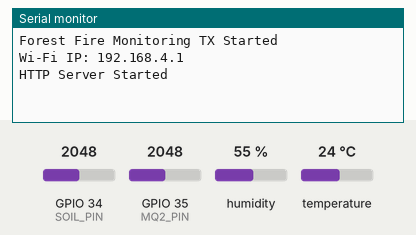
Bench run of a sketch on a simulated ESP32. On the bench: the last lines printed to the serial monitor. The test bench sets the inputs (shaded band); at power-on: humidity 55 %, GPIO 34 (SOIL_PIN) = 2048, GPIO 35 (MQ2_PIN) = 2048, temperature 24 °C.

Above: at 1.2 s.
1.3 s: humidity set to 22 %
At 2.7 s:
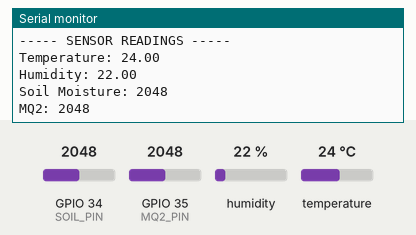
3.5 s: GPIO 34 (SOIL_PIN) set to 1960
At 4.8 s:
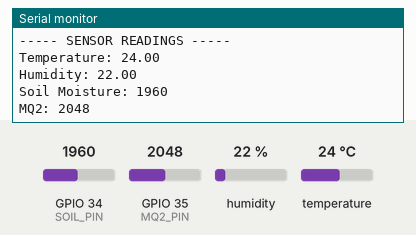
5.0 s: GPIO 35 (MQ2_PIN) set to 1960
At 6.4 s:
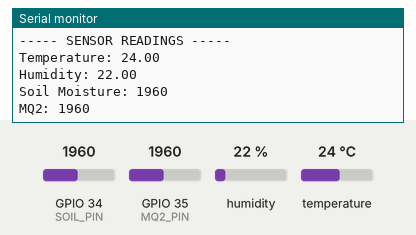
6.5 s: temperature set to 12 °C
8.0 s: GPIO 34 (SOIL_PIN) set to 2040
At 9.2 s:
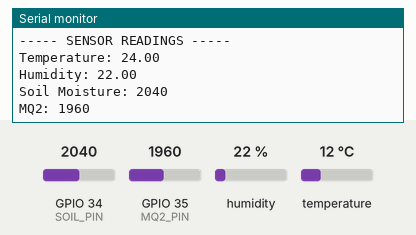
9.5 s: GPIO 35 (MQ2_PIN) set to 2040
At 11.1 s:
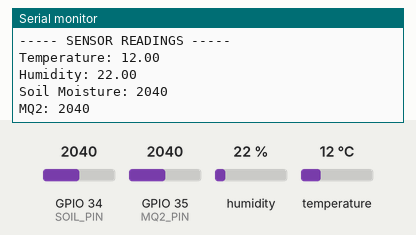
Timing chart, 0 to 12.0 s (numbered marks = the images above; inputs shaded):
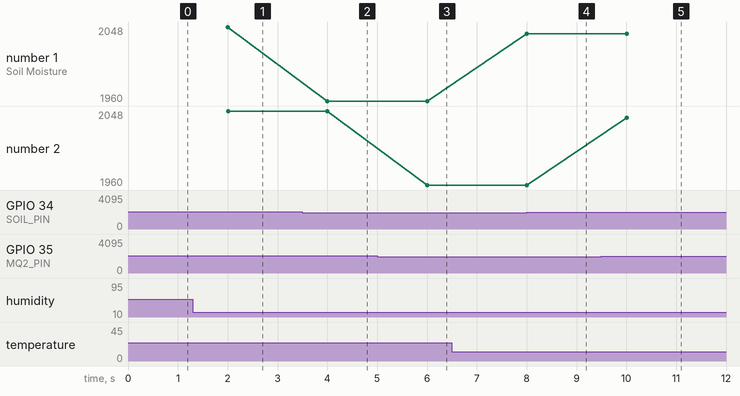

Measured:
- after the input at 1.3 s, the serial monitor: prints a new line after 0.71 s (image 1)
- after the input at 3.5 s, the serial monitor: prints a new line after 0.50 s (image 2)
- after the input at 5.0 s, the serial monitor: prints a new line after 1.0 s (image 3)
- after the input at 8.0 s, the serial monitor: prints a new line at once (image 4)
- after the input at 9.5 s, the serial monitor: prints a new line after 0.51 s (image 5)
- plotted number 1: 2048 → 1960 after the input at 3.5 s, 1960 → 2040 after the input at 8.0 s

The sketch:

TX_ESP32.ino
```cpp
#include <WiFi.h>
#include <WebServer.h>
#include <DHT.h>

// Wi-Fi hotspot settings
const char* ssid = "ForestFire_Network";
const char* password = "ForestFire123";

// Sensor pins
#define DHTPIN 4
#define DHTTYPE DHT22

#define SOIL_PIN 34
#define MQ2_PIN 35

DHT dht(DHTPIN, DHTTYPE);
WebServer server(80);

// Latest sensor readings
float temperature = 0;
float humidity = 0;
int soilMoisture = 0;
int smoke = 0;

void sendSensorData() {
  String json = "{";
  json += "\"station\":\"Station_1\",";
  json += "\"temperature\":" + String(temperature, 1) + ",";
  json += "\"humidity\":" + String(humidity, 1) + ",";
  json += "\"soil_moisture_raw\":" + String(soilMoisture) + ",";
  json += "\"smoke_raw\":" + String(smoke);
  json += "}";

  server.send(200, "application/json", json);
}

void setup() {
  Serial.begin(115200);

  dht.begin();

  pinMode(SOIL_PIN, INPUT);
  pinMode(MQ2_PIN, INPUT);

  // Create ESP32 Wi-Fi hotspot
  WiFi.softAP(ssid, password);

  Serial.println();
  Serial.println("Forest Fire Monitoring TX Started");
  Serial.print("Wi-Fi IP: ");
  Serial.println(WiFi.softAPIP());

  server.on("/data", HTTP_GET, sendSensorData);
  server.begin();

  Serial.println("HTTP Server Started");
}

void loop() {
  server.handleClient();

  static unsigned long lastRead = 0;

  if (millis() - lastRead >= 2000) {
    lastRead = millis();

    float t = dht.readTemperature();
    float h = dht.readHumidity();

    if (!isnan(t) && !isnan(h)) {
      temperature = t;
      humidity = h;
    }

    soilMoisture = analogRead(SOIL_PIN);
    smoke = analogRead(MQ2_PIN);

    Serial.println("----- SENSOR READINGS -----");
    Serial.print("Temperature: ");
    Serial.println(temperature);

    Serial.print("Humidity: ");
    Serial.println(humidity);

    Serial.print("Soil Moisture: ");
    Serial.println(soilMoisture);

    Serial.print("MQ2: ");
    Serial.println(smoke);
  }
}
```
